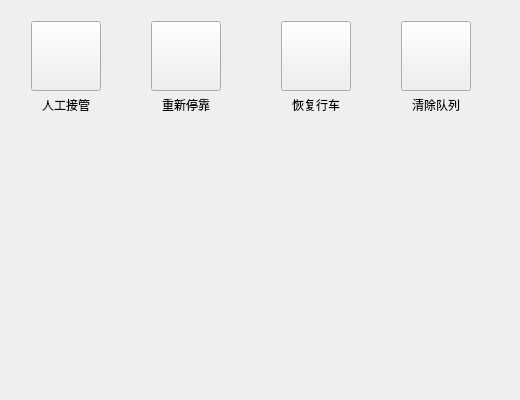
<?xml version="1.0" encoding="UTF-8"?>
<ui version="4.0">
 <class>AbnormalCrush</class>
 <widget class="QWidget" name="AbnormalCrush">
  <property name="geometry">
   <rect>
    <x>0</x>
    <y>0</y>
    <width>520</width>
    <height>400</height>
   </rect>
  </property>
  <property name="windowTitle">
   <string>Form</string>
  </property>
  <widget class="QPushButton" name="abnormalRecoveryBtn">
   <property name="geometry">
    <rect>
     <x>281</x>
     <y>21</y>
     <width>70</width>
     <height>70</height>
    </rect>
   </property>
   <property name="minimumSize">
    <size>
     <width>70</width>
     <height>70</height>
    </size>
   </property>
   <property name="maximumSize">
    <size>
     <width>70</width>
     <height>70</height>
    </size>
   </property>
   <property name="text">
    <string/>
   </property>
   <property name="checkable">
    <bool>true</bool>
   </property>
  </widget>
  <widget class="QLabel" name="abnormalRecoveryBtnLabel">
   <property name="geometry">
    <rect>
     <x>281</x>
     <y>91</y>
     <width>70</width>
     <height>28</height>
    </rect>
   </property>
   <property name="minimumSize">
    <size>
     <width>70</width>
     <height>28</height>
    </size>
   </property>
   <property name="maximumSize">
    <size>
     <width>70</width>
     <height>28</height>
    </size>
   </property>
   <property name="text">
    <string>恢复行车</string>
   </property>
   <property name="alignment">
    <set>Qt::AlignCenter</set>
   </property>
  </widget>
  <widget class="QLabel" name="abnormalManBtnLabel">
   <property name="geometry">
    <rect>
     <x>31</x>
     <y>91</y>
     <width>70</width>
     <height>28</height>
    </rect>
   </property>
   <property name="minimumSize">
    <size>
     <width>70</width>
     <height>28</height>
    </size>
   </property>
   <property name="maximumSize">
    <size>
     <width>70</width>
     <height>28</height>
    </size>
   </property>
   <property name="text">
    <string>人工接管</string>
   </property>
   <property name="alignment">
    <set>Qt::AlignCenter</set>
   </property>
  </widget>
  <widget class="QPushButton" name="abnormalManBtn">
   <property name="geometry">
    <rect>
     <x>31</x>
     <y>21</y>
     <width>70</width>
     <height>70</height>
    </rect>
   </property>
   <property name="minimumSize">
    <size>
     <width>70</width>
     <height>70</height>
    </size>
   </property>
   <property name="maximumSize">
    <size>
     <width>70</width>
     <height>70</height>
    </size>
   </property>
   <property name="text">
    <string/>
   </property>
   <property name="checkable">
    <bool>true</bool>
   </property>
  </widget>
  <widget class="QPushButton" name="abnormalClearListBtn">
   <property name="geometry">
    <rect>
     <x>401</x>
     <y>21</y>
     <width>70</width>
     <height>70</height>
    </rect>
   </property>
   <property name="minimumSize">
    <size>
     <width>70</width>
     <height>70</height>
    </size>
   </property>
   <property name="maximumSize">
    <size>
     <width>70</width>
     <height>70</height>
    </size>
   </property>
   <property name="text">
    <string/>
   </property>
   <property name="checkable">
    <bool>true</bool>
   </property>
  </widget>
  <widget class="QLabel" name="abnormalClearListBtnLabel">
   <property name="geometry">
    <rect>
     <x>401</x>
     <y>91</y>
     <width>70</width>
     <height>28</height>
    </rect>
   </property>
   <property name="minimumSize">
    <size>
     <width>70</width>
     <height>28</height>
    </size>
   </property>
   <property name="maximumSize">
    <size>
     <width>70</width>
     <height>28</height>
    </size>
   </property>
   <property name="text">
    <string>清除队列</string>
   </property>
   <property name="alignment">
    <set>Qt::AlignCenter</set>
   </property>
  </widget>
  <widget class="QLabel" name="abnormalRestopBtnLabel">
   <property name="geometry">
    <rect>
     <x>151</x>
     <y>91</y>
     <width>70</width>
     <height>28</height>
    </rect>
   </property>
   <property name="minimumSize">
    <size>
     <width>70</width>
     <height>28</height>
    </size>
   </property>
   <property name="maximumSize">
    <size>
     <width>70</width>
     <height>28</height>
    </size>
   </property>
   <property name="text">
    <string>重新停靠</string>
   </property>
   <property name="alignment">
    <set>Qt::AlignCenter</set>
   </property>
  </widget>
  <widget class="QPushButton" name="abnormalRestopBtn">
   <property name="geometry">
    <rect>
     <x>151</x>
     <y>21</y>
     <width>70</width>
     <height>70</height>
    </rect>
   </property>
   <property name="minimumSize">
    <size>
     <width>70</width>
     <height>70</height>
    </size>
   </property>
   <property name="maximumSize">
    <size>
     <width>70</width>
     <height>70</height>
    </size>
   </property>
   <property name="text">
    <string/>
   </property>
   <property name="checkable">
    <bool>true</bool>
   </property>
  </widget>
  <zorder>abnormalRecoveryBtn</zorder>
  <zorder>abnormalRecoveryBtnLabel</zorder>
  <zorder>abnormalManBtnLabel</zorder>
  <zorder>abnormalManBtn</zorder>
  <zorder>abnormalClearListBtn</zorder>
  <zorder>abnormalClearListBtnLabel</zorder>
  <zorder>abnormalRestopBtn</zorder>
  <zorder>abnormalRestopBtnLabel</zorder>
 </widget>
 <resources/>
 <connections/>
</ui>
